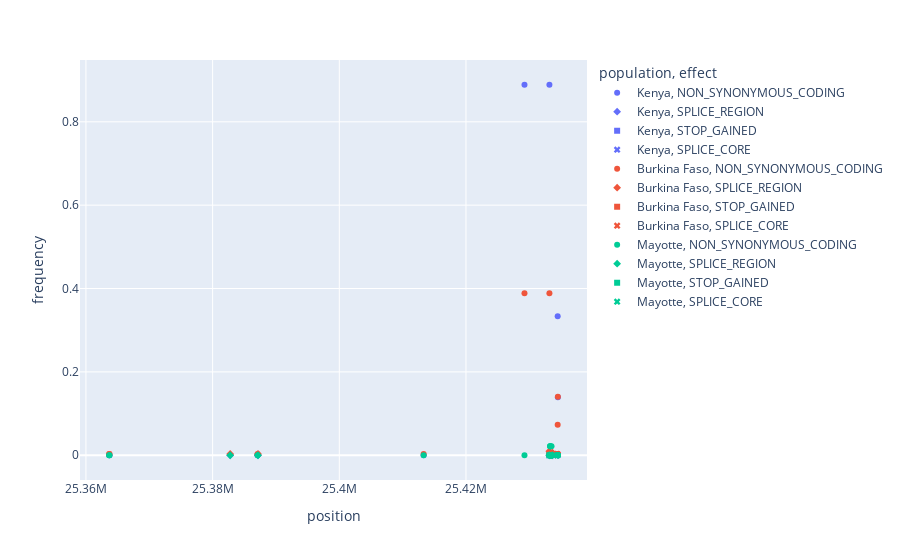

This figure's notebook cell:
### Code cell
fig = px.scatter(plotly_df, x="position", y="frequency", color="population", symbol='effect', hover_data=["population", "frequency", "effect", "aa_change"])
fig.show()

### Figure 1 — Plotly figure (JSON) as saved in the notebook; plotly's stock layout.template omitted (floating-point values rounded to 4 significant figures)
{"data": [{"customdata": [["Kenya", "NON_SYNONYMOUS_CODING", "S2L"], ["Kenya", "NON_SYNONYMOUS_CODING", "L24F"], ["Kenya", "NON_SYNONYMOUS_CODING", "G75E"], ["Kenya", "NON_SYNONYMOUS_CODING", "P228S"], ["Kenya", "NON_SYNONYMOUS_CODING", "A296G"], ["Kenya", "NON_SYNONYMOUS_CODING", "T345M"], ["Kenya", "NON_SYNONYMOUS_CODING", "M349I"], ["Kenya", "NON_SYNONYMOUS_CODING", "Q373K"], ["Kenya", "NON_SYNONYMOUS_CODING", "D376A"], ["Kenya", "NON_SYNONYMOUS_CODING", "P384H"], ["Kenya", "NON_SYNONYMOUS_CODING", "D389Y"], ["Kenya", "NON_SYNONYMOUS_CODING", "S399T"], ["Kenya", "NON_SYNONYMOUS_CODING", "Q403P"], ["Kenya", "NON_SYNONYMOUS_CODING", "H404R"], ["Kenya", "NON_SYNONYMOUS_CODING", "M410I"], ["Kenya", "NON_SYNONYMOUS_CODING", "G411A"], ["Kenya", "NON_SYNONYMOUS_CODING", "S412N"], ["Kenya", "NON_SYNONYMOUS_CODING", "R413L"], ["Kenya", "NON_SYNONYMOUS_CODING", "P422R"], ["Kenya", "NON_SYNONYMOUS_CODING", "M424I"], ["Kenya", "NON_SYNONYMOUS_CODING", "L435P"], ["Kenya", "NON_SYNONYMOUS_CODING", "G453D"], ["Kenya", "NON_SYNONYMOUS_CODING", "N457T"], ["Kenya", "NON_SYNONYMOUS_CODING", "G500S"], ["Kenya", "NON_SYNONYMOUS_CODING", "N530K"], ["Kenya", "NON_SYNONYMOUS_CODING", "L538V"], ["Kenya", "NON_SYNONYMOUS_CODING", "H539L"], ["Kenya", "NON_SYNONYMOUS_CODING", "H539Q"], ["Kenya", "NON_SYNONYMOUS_CODING", "D542N"]], "hovertemplate": "population=%{customdata[0]}<br>effect=%{customdata[1]}<br>position=%{x}<br>frequency=%{y}<br>aa_change=%{customdata[2]}<extra></extra>", "legendgroup": "Kenya, NON_SYNONYMOUS_CODING", "marker": {"color": "#636efa", "symbol": "circle"}, "mode": "markers", "name": "Kenya, NON_SYNONYMOUS_CODING", "orientation": "v", "showlegend": true, "type": "scatter", "x": [25363656, 25363723, 25387091, 25413317, 25429236, 25433171, 25433184, 25433254, 25433264, 25433288, 25433302, 25433333, 25433345, 25433348, 25433367, 25433369, 25433372, 25433375, 25433402, 25433409, 25433441, 25433495, 25433507, 25433635, 25434478, 25434500, 25434504, 25434505, 25434512], "xaxis": "x", "y": [0, 0, 0, 0, 0.8889, 0.8889, 0, 0, 0, 0, 0, 0, 0, 0, 0, 0, 0, 0, 0, 0, 0, 0, 0, 0, 0.3333, 0, 0, 0.1389, 0], "yaxis": "y"}, {"customdata": [["Kenya", "SPLICE_REGION", null], ["Kenya", "SPLICE_REGION", null], ["Kenya", "SPLICE_REGION", null], ["Kenya", "SPLICE_REGION", null]], "hovertemplate": "population=%{customdata[0]}<br>effect=%{customdata[1]}<br>position=%{x}<br>frequency=%{y}<br>aa_change=%{customdata[2]}<extra></extra>", "legendgroup": "Kenya, SPLICE_REGION", "marker": {"color": "#636efa", "symbol": "diamond"}, "mode": "markers", "name": "Kenya, SPLICE_REGION", "orientation": "v", "showlegend": true, "type": "scatter", "x": [25382773, 25387164, 25433158, 25433647], "xaxis": "x", "y": [0, 0, 0, 0], "yaxis": "y"}, {"customdata": [["Kenya", "STOP_GAINED", "Y343*"]], "hovertemplate": "population=%{customdata[0]}<br>effect=%{customdata[1]}<br>position=%{x}<br>frequency=%{y}<br>aa_change=%{customdata[2]}<extra></extra>", "legendgroup": "Kenya, STOP_GAINED", "marker": {"color": "#636efa", "symbol": "square"}, "mode": "markers", "name": "Kenya, STOP_GAINED", "orientation": "v", "showlegend": true, "type": "scatter", "x": [25433166], "xaxis": "x", "y": [0], "yaxis": "y"}, {"customdata": [["Kenya", "SPLICE_CORE", null]], "hovertemplate": "population=%{customdata[0]}<br>effect=%{customdata[1]}<br>position=%{x}<br>frequency=%{y}<br>aa_change=%{customdata[2]}<extra></extra>", "legendgroup": "Kenya, SPLICE_CORE", "marker": {"color": "#636efa", "symbol": "x"}, "mode": "markers", "name": "Kenya, SPLICE_CORE", "orientation": "v", "showlegend": true, "type": "scatter", "x": [25434390], "xaxis": "x", "y": [0], "yaxis": "y"}, {"customdata": [["Burkina Faso", "NON_SYNONYMOUS_CODING", "S2L"], ["Burkina Faso", "NON_SYNONYMOUS_CODING", "L24F"], ["Burkina Faso", "NON_SYNONYMOUS_CODING", "G75E"], ["Burkina Faso", "NON_SYNONYMOUS_CODING", "P228S"], ["Burkina Faso", "NON_SYNONYMOUS_CODING", "A296G"], ["Burkina Faso", "NON_SYNONYMOUS_CODING", "T345M"], ["Burkina Faso", "NON_SYNONYMOUS_CODING", "M349I"], ["Burkina Faso", "NON_SYNONYMOUS_CODING", "Q373K"], ["Burkina Faso", "NON_SYNONYMOUS_CODING", "D376A"], ["Burkina Faso", "NON_SYNONYMOUS_CODING", "P384H"], ["Burkina Faso", "NON_SYNONYMOUS_CODING", "D389Y"], ["Burkina Faso", "NON_SYNONYMOUS_CODING", "S399T"], ["Burkina Faso", "NON_SYNONYMOUS_CODING", "Q403P"], ["Burkina Faso", "NON_SYNONYMOUS_CODING", "H404R"], ["Burkina Faso", "NON_SYNONYMOUS_CODING", "M410I"], ["Burkina Faso", "NON_SYNONYMOUS_CODING", "G411A"], ["Burkina Faso", "NON_SYNONYMOUS_CODING", "S412N"], ["Burkina Faso", "NON_SYNONYMOUS_CODING", "R413L"], ["Burkina Faso", "NON_SYNONYMOUS_CODING", "P422R"], ["Burkina Faso", "NON_SYNONYMOUS_CODING", "M424I"], ["Burkina Faso", "NON_SYNONYMOUS_CODING", "L435P"], ["Burkina Faso", "NON_SYNONYMOUS_CODING", "G453D"], ["Burkina Faso", "NON_SYNONYMOUS_CODING", "N457T"], ["Burkina Faso", "NON_SYNONYMOUS_CODING", "G500S"], ["Burkina Faso", "NON_SYNONYMOUS_CODING", "N530K"], ["Burkina Faso", "NON_SYNONYMOUS_CODING", "L538V"], ["Burkina Faso", "NON_SYNONYMOUS_CODING", "H539L"], ["Burkina Faso", "NON_SYNONYMOUS_CODING", "H539Q"], ["Burkina Faso", "NON_SYNONYMOUS_CODING", "D542N"]], "hovertemplate": "population=%{customdata[0]}<br>effect=%{customdata[1]}<br>position=%{x}<br>frequency=%{y}<br>aa_change=%{customdata[2]}<extra></extra>", "legendgroup": "Burkina Faso, NON_SYNONYMOUS_CODING", "marker": {"color": "#EF553B", "symbol": "circle"}, "mode": "markers", "name": "Burkina Faso, NON_SYNONYMOUS_CODING", "orientation": "v", "showlegend": true, "type": "scatter", "x": [25363656, 25363723, 25387091, 25413317, 25429236, 25433171, 25433184, 25433254, 25433264, 25433288, 25433302, 25433333, 25433345, 25433348, 25433367, 25433369, 25433372, 25433375, 25433402, 25433409, 25433441, 25433495, 25433507, 25433635, 25434478, 25434500, 25434504, 25434505, 25434512], "xaxis": "x", "y": [0.003185, 0.003185, 0.003185, 0.003185, 0.3885, 0.3885, 0.003185, 0.003185, 0, 0, 0.003185, 0.003185, 0, 0.003185, 0.003185, 0.003185, 0.003185, 0.003185, 0.003185, 0.003185, 0.003185, 0.003185, 0, 0.003185, 0.07325, 0.003185, 0.003185, 0.1401, 0.003185], "yaxis": "y"}, {"customdata": [["Burkina Faso", "SPLICE_REGION", null], ["Burkina Faso", "SPLICE_REGION", null], ["Burkina Faso", "SPLICE_REGION", null], ["Burkina Faso", "SPLICE_REGION", null]], "hovertemplate": "population=%{customdata[0]}<br>effect=%{customdata[1]}<br>position=%{x}<br>frequency=%{y}<br>aa_change=%{customdata[2]}<extra></extra>", "legendgroup": "Burkina Faso, SPLICE_REGION", "marker": {"color": "#EF553B", "symbol": "diamond"}, "mode": "markers", "name": "Burkina Faso, SPLICE_REGION", "orientation": "v", "showlegend": true, "type": "scatter", "x": [25382773, 25387164, 25433158, 25433647], "xaxis": "x", "y": [0.003185, 0.003185, 0.009554, 0.006369], "yaxis": "y"}, {"customdata": [["Burkina Faso", "STOP_GAINED", "Y343*"]], "hovertemplate": "population=%{customdata[0]}<br>effect=%{customdata[1]}<br>position=%{x}<br>frequency=%{y}<br>aa_change=%{customdata[2]}<extra></extra>", "legendgroup": "Burkina Faso, STOP_GAINED", "marker": {"color": "#EF553B", "symbol": "square"}, "mode": "markers", "name": "Burkina Faso, STOP_GAINED", "orientation": "v", "showlegend": true, "type": "scatter", "x": [25433166], "xaxis": "x", "y": [0.003185], "yaxis": "y"}, {"customdata": [["Burkina Faso", "SPLICE_CORE", null]], "hovertemplate": "population=%{customdata[0]}<br>effect=%{customdata[1]}<br>position=%{x}<br>frequency=%{y}<br>aa_change=%{customdata[2]}<extra></extra>", "legendgroup": "Burkina Faso, SPLICE_CORE", "marker": {"color": "#EF553B", "symbol": "x"}, "mode": "markers", "name": "Burkina Faso, SPLICE_CORE", "orientation": "v", "showlegend": true, "type": "scatter", "x": [25434390], "xaxis": "x", "y": [0.003185], "yaxis": "y"}, {"customdata": [["Mayotte", "NON_SYNONYMOUS_CODING", "S2L"], ["Mayotte", "NON_SYNONYMOUS_CODING", "L24F"], ["Mayotte", "NON_SYNONYMOUS_CODING", "G75E"], ["Mayotte", "NON_SYNONYMOUS_CODING", "P228S"], ["Mayotte", "NON_SYNONYMOUS_CODING", "A296G"], ["Mayotte", "NON_SYNONYMOUS_CODING", "T345M"], ["Mayotte", "NON_SYNONYMOUS_CODING", "M349I"], ["Mayotte", "NON_SYNONYMOUS_CODING", "Q373K"], ["Mayotte", "NON_SYNONYMOUS_CODING", "D376A"], ["Mayotte", "NON_SYNONYMOUS_CODING", "P384H"], ["Mayotte", "NON_SYNONYMOUS_CODING", "D389Y"], ["Mayotte", "NON_SYNONYMOUS_CODING", "S399T"], ["Mayotte", "NON_SYNONYMOUS_CODING", "Q403P"], ["Mayotte", "NON_SYNONYMOUS_CODING", "H404R"], ["Mayotte", "NON_SYNONYMOUS_CODING", "M410I"], ["Mayotte", "NON_SYNONYMOUS_CODING", "G411A"], ["Mayotte", "NON_SYNONYMOUS_CODING", "S412N"], ["Mayotte", "NON_SYNONYMOUS_CODING", "R413L"], ["Mayotte", "NON_SYNONYMOUS_CODING", "P422R"], ["Mayotte", "NON_SYNONYMOUS_CODING", "M424I"], ["Mayotte", "NON_SYNONYMOUS_CODING", "L435P"], ["Mayotte", "NON_SYNONYMOUS_CODING", "G453D"], ["Mayotte", "NON_SYNONYMOUS_CODING", "N457T"], ["Mayotte", "NON_SYNONYMOUS_CODING", "G500S"], ["Mayotte", "NON_SYNONYMOUS_CODING", "N530K"], ["Mayotte", "NON_SYNONYMOUS_CODING", "L538V"], ["Mayotte", "NON_SYNONYMOUS_CODING", "H539L"], ["Mayotte", "NON_SYNONYMOUS_CODING", "H539Q"], ["Mayotte", "NON_SYNONYMOUS_CODING", "D542N"]], "hovertemplate": "population=%{customdata[0]}<br>effect=%{customdata[1]}<br>position=%{x}<br>frequency=%{y}<br>aa_change=%{customdata[2]}<extra></extra>", "legendgroup": "Mayotte, NON_SYNONYMOUS_CODING", "marker": {"color": "#00cc96", "symbol": "circle"}, "mode": "markers", "name": "Mayotte, NON_SYNONYMOUS_CODING", "orientation": "v", "showlegend": true, "type": "scatter", "x": [25363656, 25363723, 25387091, 25413317, 25429236, 25433171, 25433184, 25433254, 25433264, 25433288, 25433302, 25433333, 25433345, 25433348, 25433367, 25433369, 25433372, 25433375, 25433402, 25433409, 25433441, 25433495, 25433507, 25433635, 25434478, 25434500, 25434504, 25434505, 25434512], "xaxis": "x", "y": [0, 0, 0, 0, 0, 0, 0, 0, 0.02174, 0.02174, 0, 0, 0.02174, 0, 0, 0, 0, 0, 0, 0, 0, 0, 0.02174, 0, 0, 0, 0, 0, 0], "yaxis": "y"}, {"customdata": [["Mayotte", "SPLICE_REGION", null], ["Mayotte", "SPLICE_REGION", null], ["Mayotte", "SPLICE_REGION", null], ["Mayotte", "SPLICE_REGION", null]], "hovertemplate": "population=%{customdata[0]}<br>effect=%{customdata[1]}<br>position=%{x}<br>frequency=%{y}<br>aa_change=%{customdata[2]}<extra></extra>", "legendgroup": "Mayotte, SPLICE_REGION", "marker": {"color": "#00cc96", "symbol": "diamond"}, "mode": "markers", "name": "Mayotte, SPLICE_REGION", "orientation": "v", "showlegend": true, "type": "scatter", "x": [25382773, 25387164, 25433158, 25433647], "xaxis": "x", "y": [0, 0, 0, 0], "yaxis": "y"}, {"customdata": [["Mayotte", "STOP_GAINED", "Y343*"]], "hovertemplate": "population=%{customdata[0]}<br>effect=%{customdata[1]}<br>position=%{x}<br>frequency=%{y}<br>aa_change=%{customdata[2]}<extra></extra>", "legendgroup": "Mayotte, STOP_GAINED", "marker": {"color": "#00cc96", "symbol": "square"}, "mode": "markers", "name": "Mayotte, STOP_GAINED", "orientation": "v", "showlegend": true, "type": "scatter", "x": [25433166], "xaxis": "x", "y": [0], "yaxis": "y"}, {"customdata": [["Mayotte", "SPLICE_CORE", null]], "hovertemplate": "population=%{customdata[0]}<br>effect=%{customdata[1]}<br>position=%{x}<br>frequency=%{y}<br>aa_change=%{customdata[2]}<extra></extra>", "legendgroup": "Mayotte, SPLICE_CORE", "marker": {"color": "#00cc96", "symbol": "x"}, "mode": "markers", "name": "Mayotte, SPLICE_CORE", "orientation": "v", "showlegend": true, "type": "scatter", "x": [25434390], "xaxis": "x", "y": [0], "yaxis": "y"}], "layout": {"legend": {"title": {"text": "population, effect"}, "tracegroupgap": 0}, "margin": {"t": 60}, "xaxis": {"anchor": "y", "domain": [0, 1], "title": {"text": "position"}}, "yaxis": {"anchor": "x", "domain": [0, 1], "title": {"text": "frequency"}}}}
